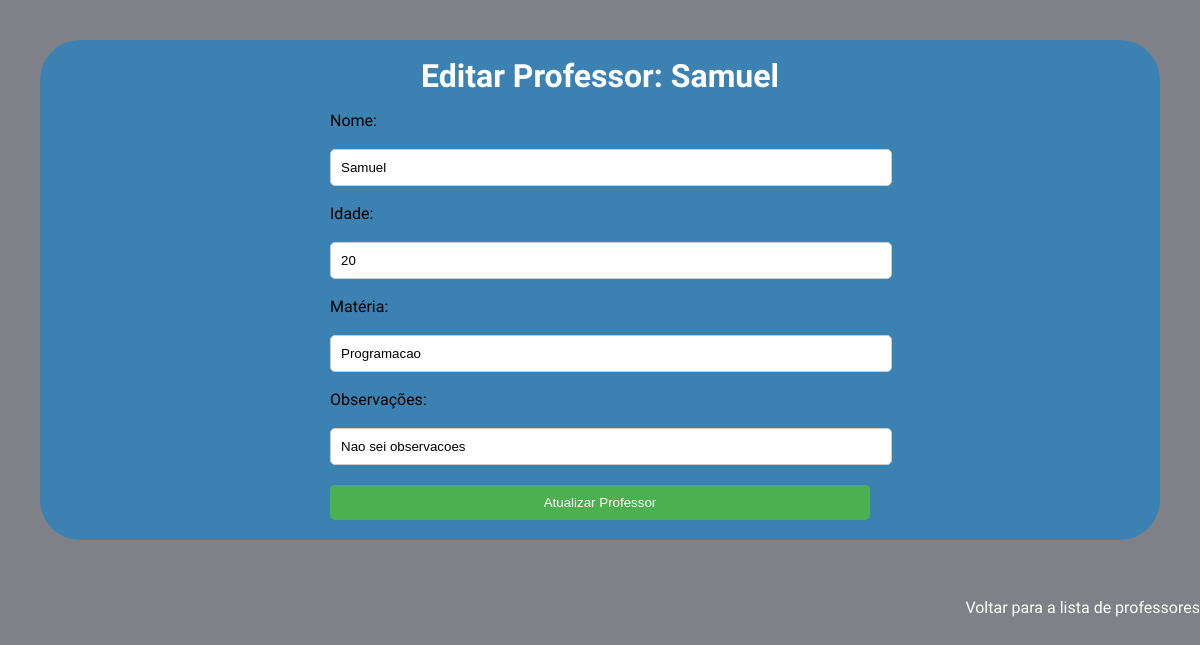
The app's page /professores/1/editar with its own data.
### models/professor.py (models this page shows, shortened)
class Professor(db.Model):
    __tablename__ = 'professores'
    id = db.Column(db.Integer, primary_key=True)
    nome = db.Column(db.String(100), nullable=False)
    idade = db.Column(db.Integer, nullable=True)
    materia = db.Column(db.String(100), nullable=True)
    observacoes = db.Column(db.Text, nullable=True)
    turmas = db.relationship('Turma', back_populates='professor')

### controller/professor.py (the view)
@professor_blueprint.route('/professores/<int:id_professor>/editar', methods=['GET'])
def editar_professor_page(id_professor):
    try:
        professor = professor_por_id(id_professor)
        return render_template('professores/professor_update.html', professor=professor)
    except ProfessorNaoEncontrado:
        return jsonify({'message': 'Professor não encontrado'}), 404

### models/professor.py (called while the page is built)
def professor_por_id(id_professor):
    professor = Professor.query.get(id_professor)
    if not professor:
        raise ProfessorNaoEncontrado
    return {
        'id': professor.id,
        'nome': professor.nome,
        'idade': professor.idade,
        'materia': professor.materia,
        'observacoes': professor.observacoes,
        'turmas': [{'id': turma.id, 'descricao': turma.descricao} for turma in professor.turmas]
    }

### templates/professores/professor_update.html (shortened to what this page needs)
<!DOCTYPE html>
<html lang="pt-BR">
<head>
  <link rel="stylesheet" href="/styles/global.css">
  <link rel="stylesheet" href="/styles/reset.css">
</head>
<body>
  <div class="containerGeral">
    <h1>Editar Professor: {{ professor.nome }}</h1>
    <div class="containerPrincipal">
      <form class="formContainer" action="{{ url_for('professor.update_professor', id_professor=professor.id) }}" method="POST">
        <label for="nome">Nome:</label>
        <input type="text" id="nome" name="nome" value="{{ professor.nome }}" required>
        <label for="idade">Idade:</label>
        <input type="number" id="idade" name="idade" value="{{ professor.idade }}" required>
        <label for="materia">Matéria:</label>
        <input type="text" id="materia" name="materia" value="{{ professor.materia }}" required>
        <label for="observacoes">Observações:</label>
        <input type="text" id="observacoes" name="observacoes" value="{{ professor.observacoes }}">
        <button type="submit">Atualizar Professor</button>
      </form>
    </div>
  </div>
  <div class="voltar">
    <a class="back" href="{{ url_for('professor.get_professores') }}">Voltar para a lista de professores</a>
  </div>
</body>
</html>

### styles/global.css (style rules this page uses)
body { background-color: rgb(128, 128, 136); font-family: "Signika", sans-serif; text-decoration: none; }

### templates/professores/professor_update.html (style rules this page uses)
html { list-style-type: none; }
body { background-color: rgb(128, 128, 136); font-family: "Signika", sans-serif; margin: 0; padding: 0; }
h1, p { text-align: center; color: white; margin-top: 0; }
.containerPrincipal { display: flex; flex-direction: column; width: 100%; align-items: center; }
a { text-decoration: none; color: white; }
.back { padding-top: 20px; }
.containerGeral { display: flex; flex-direction: column; background-color: rgb(59, 130, 178); border-radius: 40px; margin: 40px; align-items: center; padding: 20px; }
.voltar { display: flex; justify-content: end; }
.formContainer { display: flex; flex-direction: column; width: 50%; gap: 20px; }
label { margin: 0; padding: 0; }
input[type="text"], input[type="number"], input[type="date"], input[type="email"] { width: 100%; padding: 10px; border: 1px solid #ccc; border-radius: 5px; }
button { padding: 10px 20px; background-color: #4CAF50; color: white; border: none; border-radius: 5px; cursor: pointer; }

### records on screen
Professor: nome "Samuel", materia "Programacao", observacoes "Nao sei observacoes"
